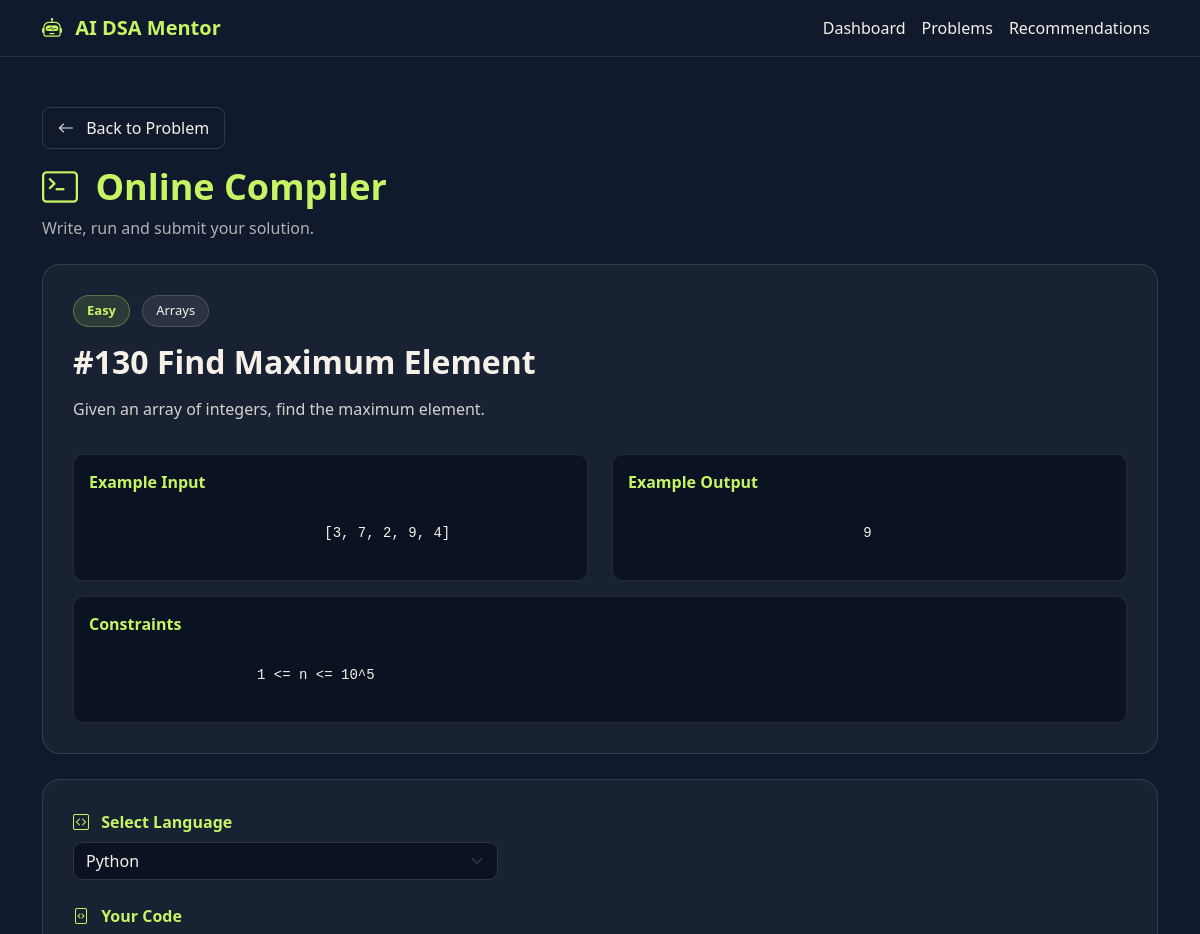
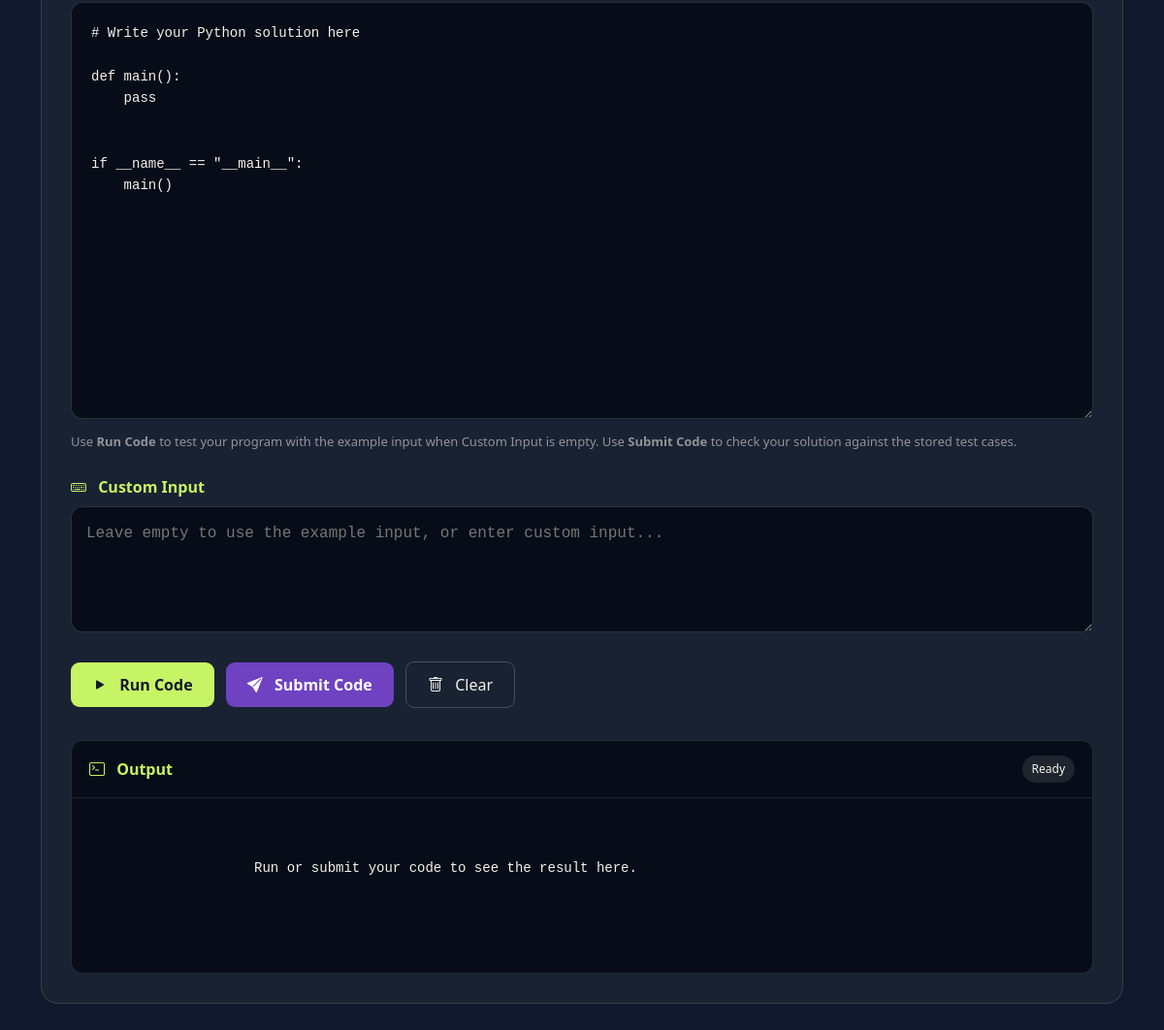
The page /compiler/130 (signed in) on the database its author committed (2 pictures, top to bottom).
### tables this page shows
CREATE TABLE problems (

            id INTEGER PRIMARY KEY AUTOINCREMENT,

            title TEXT NOT NULL UNIQUE,

            topic TEXT NOT NULL,

            difficulty TEXT NOT NULL,

            description TEXT NOT NULL,

            example_input TEXT,

            example_output TEXT,

            constraints TEXT,

            starter_code TEXT,

            created_at TIMESTAMP DEFAULT CURRENT_TIMESTAMP
        );

### app.py (the view, shortened to what this page needs)
@app.route(
    "/compiler/<int:problem_id>"
)
@login_required
def compiler(problem_id):
    conn = get_db()
    problem_data = conn.execute("""
        SELECT *
        FROM problems
        WHERE id = ?
    """, (
        problem_id,
    )).fetchone()
    conn.close()
    return render_template(
        "compiler.html",
        problem=problem_data,
        languages=SUPPORTED_LANGUAGES
    )

### app.py (called while the page is built, shortened)
def get_db():
    conn = sqlite3.connect(DATABASE_PATH)
    conn.row_factory = sqlite3.Row
    conn.execute("PRAGMA foreign_keys = ON")
    return conn

def login_required(function):
    @wraps(function)
    def wrapper(*args, **kwargs):
        return function(*args, **kwargs)
    return wrapper

### templates/compiler.html (shortened to what this page needs)
<!DOCTYPE html>
<html lang="en">
<head>
    <link
        href="https://cdn.jsdelivr.net/npm/bootstrap@5.3.3/dist/css/bootstrap.min.css"
        rel="stylesheet"
    >
    <link
        rel="stylesheet"
        href="https://cdn.jsdelivr.net/npm/bootstrap-icons@1.11.3/font/bootstrap-icons.min.css"
    >
</head>
<body>
    <nav class="navbar navbar-expand-lg">
        <div class="container">
            <a
                class="navbar-brand"
                href="{{ url_for('dashboard') }}"
            >
                <i class="bi bi-robot me-2"></i>
                AI DSA Mentor
            </a>
            <div
                class="collapse navbar-collapse"
                id="navbarMenu"
            >
                <ul class="navbar-nav ms-auto">
                    <li class="nav-item">
                        <a
                            class="nav-link"
                            href="{{ url_for('dashboard') }}"
                        >
                            Dashboard
                        </a>
                    </li>
                    <li class="nav-item">
                        <a
                            class="nav-link"
                            href="{{ url_for('problems') }}"
                        >
                            Problems
                        </a>
                    </li>
                    <li class="nav-item">
                        <a
                            class="nav-link"
                            href="{{ url_for('recommendations') }}"
                        >
                            Recommendations
                        </a>
                    </li>
                </ul>
            </div>
        </div>
    </nav>
    <main class="container compiler-container">
        <div class="mb-4">
            <a
                href="{{ url_for('problem', problem_id=problem['id']) }}"
                class="back-btn d-inline-block mb-3"
            >
                <i class="bi bi-arrow-left me-2"></i>
                Back to Problem
            </a>
            <h1 class="page-title">
                <i class="bi bi-terminal me-2"></i>
                Online Compiler
            </h1>
            <p class="page-subtitle">
                Write, run and submit your solution.
            </p>
        </div>
        <div class="problem-info">
            <div class="mb-3">
                <span class="difficulty-badge me-2">
                    {{ problem['difficulty'] }}
                </span>
                <span class="topic-badge">
                    {{ problem['topic'] }}
                </span>
            </div>
            <h2 class="problem-title">
                #{{ problem['id'] }}
                {{ problem['title'] }}
            </h2>
            <div class="problem-description">
                {{ problem['description'] | safe }}
            </div>
            <div class="row mt-3">
                <div class="col-md-6">
                    <div class="example-box">
                        <div class="example-title">
                            Example Input
                        </div>
                        <div class="example-content">
                            {{ problem['example_input'] }}
                        </div>
                    </div>
                </div>
                <div class="col-md-6">
                    <div class="example-box">
                        <div class="example-title">
                            Example Output
                        </div>
                        <div class="example-content">
                            {{ problem['example_output'] }}
                        </div>
                    </div>
                </div>
            </div>
            <div class="example-box">
                <div class="example-title">
                    Constraints
                </div>
                <div class="example-content">
                    {{ problem['constraints'] }}
                </div>
            </div>
        </div>
        <div class="compiler-card">
            <div class="row mb-4">
                <div class="col-md-5">
                    <label
                        for="language"
                        class="form-label"
                    >
                        <i class="bi bi-code-square me-2"></i>
                        Select Language
                    </label>
                    <select
                        id="language"
                        class="form-select language-select"
                    >
                        <option value="python">
                            Python
                        </option>
                    </select>
                </div>
            </div>
            <div class="mb-4">
                <label
                    for="code"
                    class="form-label"
                >
                    <i class="bi bi-file-code me-2"></i>
                    Your Code
                </label>
                <textarea
                    id="code"
                    class="code-editor"
                    spellcheck="false"
                ></textarea>
                <div class="info-text mt-2">
                    Use <strong>Run Code</strong> to test your program
                    with the example input when Custom Input is empty.
                    Use <strong>Submit Code</strong> to check your solution
                    against the stored test cases.
                </div>
            </div>
            <div class="mb-4">
                <label
                    for="userInput"
                    class="form-label"
                >
                    <i class="bi bi-keyboard me-2"></i>
                    Custom Input
                </label>
                <textarea
                    id="userInput"
                    class="input-editor"
                    placeholder="Leave empty to use the example input, or enter custom input..."
                ></textarea>
            </div>
            <div class="mb-4">
                <button
                    id="runButton"
                    type="button"
                    class="run-btn me-2 mb-2"
                    onclick="runCode()"
                >
                    <i class="bi bi-play-fill me-2"></i>
                    Run Code
                </button>
                <button
                    id="submitButton"
                    type="button"
                    class="submit-btn me-2 mb-2"
                    onclick="submitCode()"
                >
                    <i class="bi bi-send-fill me-2"></i>
                    Submit Code
                </button>
                <button
                    type="button"
                    class="clear-btn mb-2"
                    onclick="clearEditor()"
                >
                    <i class="bi bi-trash me-2"></i>
                    Clear
                </button>
            </div>
            <div class="output-card">
                <div class="output-header">
                    <div class="d-flex justify-content-between align-items-center">
                        <span class="output-title">
                            <i class="bi bi-terminal me-2"></i>
                            Output
                        </span>
                        <span
                            id="statusBadge"
                            class="status-badge status-ready"
                        >
                            Ready
                        </span>
                    </div>
                </div>
                <div
                    id="output"
                    class="output-content"
                >
                    Run or submit your code to see the result here.
                </div>
            </div>
        </div>
    </main>
</body>
</html>

### templates/compiler.html (style rules this page uses)
body { background-color: #101A2C; color: #F5F1E8; min-height: 100vh; }
.navbar { background-color: #101A2C; border-bottom: 1px solid rgba(245, 241, 232, 0.1); }
.navbar-brand { color: #C7F464 !important; font-weight: 700; }
.nav-link { color: #F5F1E8 !important; }
.compiler-container { padding-top: 35px; padding-bottom: 60px; }
.page-title { color: #C7F464; font-weight: 700; }
.page-subtitle { color: rgba(245, 241, 232, 0.7); }
.problem-info { background-color: rgba(245, 241, 232, 0.04); border: 1px solid rgba(245, 241, 232, 0.12); border-radius: 18px; padding: 25px; margin-bottom: 25px; }
.problem-title { color: #F5F1E8; font-weight: 700; }
.difficulty-badge { display: inline-block; background-color: rgba(199, 244, 100, 0.12); color: #C7F464; border: 1px solid rgba(199, 244, 100, 0.3); border-radius: 20px; padding: 5px 13px; font-size: 13px; font-weight: 600; }
.topic-badge { display: inline-block; background-color: rgba(245, 241, 232, 0.08); color: #F5F1E8; border: 1px solid rgba(245, 241, 232, 0.15); border-radius: 20px; padding: 5px 13px; font-size: 13px; }
.problem-description { color: rgba(245, 241, 232, 0.85); line-height: 1.7; margin-top: 15px; }
.example-box { background-color: #0b1322; border: 1px solid rgba(245, 241, 232, 0.1); border-radius: 10px; padding: 15px; margin-top: 15px; }
.example-title { color: #C7F464; font-weight: 600; margin-bottom: 8px; }
.example-content { color: #F5F1E8; font-family: Consolas, "Courier New", monospace; white-space: pre-wrap; font-size: 14px; }
.compiler-card { background-color: rgba(245, 241, 232, 0.04); border: 1px solid rgba(245, 241, 232, 0.12); border-radius: 18px; padding: 25px; }
.form-label { color: #C7F464; font-weight: 600; }
.language-select { background-color: #0b1322; color: #F5F1E8; border: 1px solid rgba(245, 241, 232, 0.15); border-radius: 9px; }
.language-select option { background-color: #101A2C; color: #F5F1E8; }
.code-editor { width: 100%; min-height: 430px; background-color: #070d18; color: #F5F1E8; border: 1px solid rgba(245, 241, 232, 0.15); border-radius: 12px; padding: 20px; font-family: Consolas, "Courier New", monospace; font-size: 14px; line-height: 1.6; resize: vertical; }
.input-editor { width: 100%; min-height: 130px; background-color: #070d18; color: #F5F1E8; border: 1px solid rgba(245, 241, 232, 0.15); border-radius: 12px; padding: 15px; font-family: Consolas, "Courier New", monospace; resize: vertical; }
.run-btn { background-color: #C7F464; color: #101A2C; border: none; border-radius: 9px; padding: 11px 22px; font-weight: 700; }
.submit-btn { background-color: #6f42c1; color: #ffffff; border: none; border-radius: 9px; padding: 11px 22px; font-weight: 700; }
.clear-btn { background-color: transparent; color: #F5F1E8; border: 1px solid rgba(245, 241, 232, 0.2); border-radius: 9px; padding: 11px 22px; }
.output-card { margin-top: 25px; background-color: #070d18; border: 1px solid rgba(245, 241, 232, 0.12); border-radius: 12px; overflow: hidden; }
.output-header { padding: 15px 18px; border-bottom: 1px solid rgba(245, 241, 232, 0.1); }
.output-title { color: #C7F464; font-weight: 700; }
.status-badge { font-size: 12px; padding: 5px 10px; border-radius: 20px; }
.status-ready { background-color: rgba(245, 241, 232, 0.1); color: #F5F1E8; }
.output-content { min-height: 180px; padding: 20px; color: #F5F1E8; font-family: Consolas, "Courier New", monospace; font-size: 14px; white-space: pre-wrap; overflow-x: auto; }
.back-btn { color: #F5F1E8; text-decoration: none; border: 1px solid rgba(245, 241, 232, 0.15); padding: 8px 15px; border-radius: 8px; }
.info-text { color: rgba(245, 241, 232, 0.55); font-size: 13px; }
@media (min-width: 768px) { .compiler-container { padding-top: 50px; } }
@media (min-width: 768px) { .compiler-card { padding: 30px; } }
@media (min-width: 768px) { .problem-info { padding: 30px; } }
@media (min-width: 992px) { .page-title { font-size: 36px; } }

### rows shown on the page
problems: difficulty "Easy", topic "Arrays", id "130", title "Find Maximum Element", description "Given an array of integers, find the maximum element.", example_input "[3, 7, 2, 9, 4]", example_output "9", constraints "1 <= n <= 10^5"
